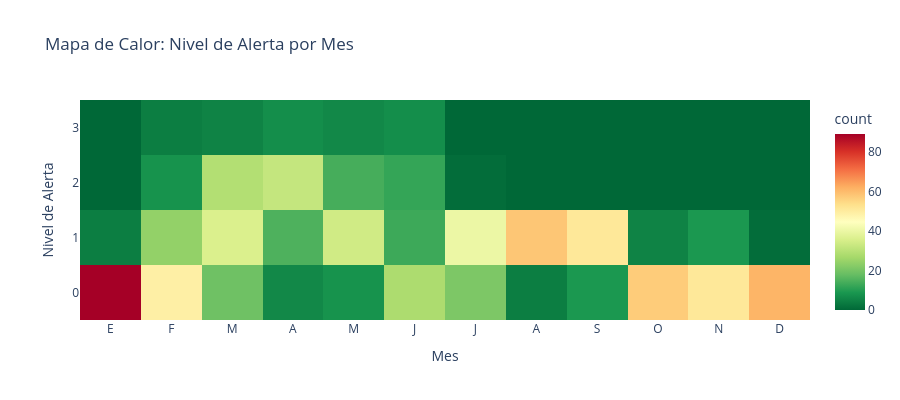

This figure's notebook cell:
### Markdown cell above
## 5. NIVEL DE ALERTA - MAPA DE CALOR

**Visualización:** Calendario con colores de riesgo

**Qué muestra:**
- Cada día coloreado según nivel de alerta
- Verde = sin riesgo
- Rojo = riesgo crítico
- Ideal para ver períodos de mayor peligro

### Code cell
print("\n" + "="*70)
print("5. MAPA DE CALOR - NIVEL DE ALERTA")
print("="*70)

# Crear matriz mes-día
df_temp = df.copy()
df_temp['mes'] = df_temp.index.month
df_temp['día'] = df_temp.index.day
df_temp['semana'] = df_temp.index.isocalendar().week

# Mapa de calor
fig = px.density_heatmap(
    df_temp,
    x='mes',
    y='nivel_alerta',
    nbinsx=12,
    nbinsy=4,
    color_continuous_scale='RdYlGn_r',
    title='Mapa de Calor: Nivel de Alerta por Mes',
    labels={'mes': 'Mes', 'nivel_alerta': 'Nivel de Alerta'}
)

fig.update_layout(
    height=400,
    template='plotly_white',
    xaxis=dict(
        tickvals=[1, 2, 3, 4, 5, 6, 7, 8, 9, 10, 11, 12],
        ticktext=['E', 'F', 'M', 'A', 'M', 'J', 'J', 'A', 'S', 'O', 'N', 'D']
    )
)

fig.show()
fig.write_html("../data/reports/05_mapa_calor_alerta.html")
print("✓ Gráfica guardada: reports/05_mapa_calor_alerta.html")

### Figure 1 — Plotly figure (JSON) as saved in the notebook; plotly's stock layout.template omitted (floating-point values rounded to 4 significant figures; data arrays with more than 128 entries replaced by an {"elided": "..."} marker saying what was removed)
{"data": [{"coloraxis": "coloraxis", "hovertemplate": "Mes=%{x}<br>Nivel de Alerta=%{y}<br>count=%{z}<extra></extra>", "name": "", "nbinsx": 12, "nbinsy": 4, "x": {"elided": "817 int values"}, "xaxis": "x", "xbingroup": "x", "y": {"elided": "817 int values"}, "yaxis": "y", "ybingroup": "y", "type": "histogram2d"}], "layout": {"xaxis": {"anchor": "y", "domain": [0.0, 1.0], "title": {"text": "Mes"}, "tickvals": [1, 2, 3, 4, 5, 6, 7, 8, 9, 10, 11, 12], "ticktext": ["E", "F", "M", "A", "M", "J", "J", "A", "S", "O", "N", "D"]}, "yaxis": {"anchor": "x", "domain": [0.0, 1.0], "title": {"text": "Nivel de Alerta"}}, "coloraxis": {"colorbar": {"title": {"text": "count"}}, "colorscale": [[0.0, "rgb(0,104,55)"], [0.1, "rgb(26,152,80)"], [0.2, "rgb(102,189,99)"], [0.3, "rgb(166,217,106)"], [0.4, "rgb(217,239,139)"], [0.5, "rgb(255,255,191)"], [0.6, "rgb(254,224,139)"], [0.7, "rgb(253,174,97)"], [0.8, "rgb(244,109,67)"], [0.9, "rgb(215,48,39)"], [1.0, "rgb(165,0,38)"]]}, "legend": {"tracegroupgap": 0}, "title": {"text": "Mapa de Calor: Nivel de Alerta por Mes"}, "height": 400}}
